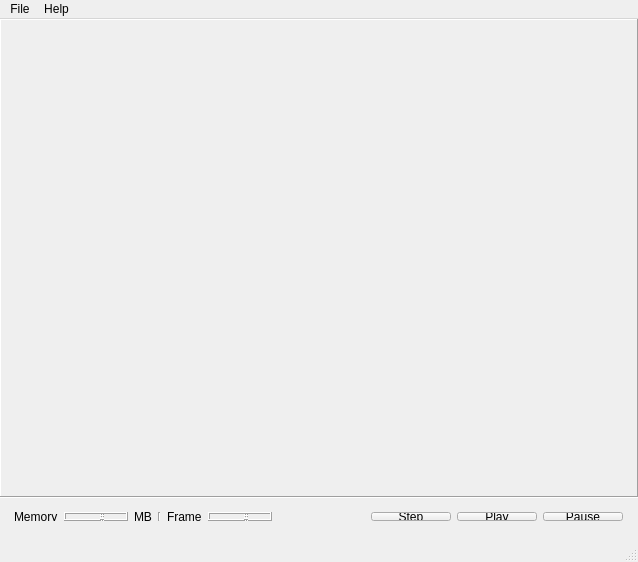
<?xml version="1.0" encoding="UTF-8"?>
<ui version="4.0">
 <class>MainWindow</class>
 <widget class="QMainWindow" name="MainWindow">
  <property name="geometry">
   <rect>
    <x>0</x>
    <y>0</y>
    <width>638</width>
    <height>562</height>
   </rect>
  </property>
  <property name="windowTitle">
   <string>UCLA Vision Lab - MV Descriptor Aggregation</string>
  </property>
  <widget class="QWidget" name="centralWidget">
   <widget class="QLabel" name="labelImage">
    <property name="geometry">
     <rect>
      <x>-1</x>
      <y>-1</y>
      <width>640</width>
      <height>480</height>
     </rect>
    </property>
    <property name="frameShape">
     <enum>QFrame::Box</enum>
    </property>
    <property name="frameShadow">
     <enum>QFrame::Sunken</enum>
    </property>
    <property name="text">
     <string/>
    </property>
    <property name="scaledContents">
     <bool>false</bool>
    </property>
   </widget>
   <widget class="QWidget" name="horizontalLayoutWidget">
    <property name="geometry">
     <rect>
      <x>3</x>
      <y>482</y>
      <width>631</width>
      <height>31</height>
     </rect>
    </property>
    <layout class="QHBoxLayout" name="horizontalLayout">
     <item>
      <widget class="QLabel" name="memLabel">
       <property name="text">
        <string>Memory</string>
       </property>
      </widget>
     </item>
     <item>
      <widget class="QLCDNumber" name="memlcdNumber"/>
     </item>
     <item>
      <widget class="QLabel" name="MBLabel">
       <property name="text">
        <string>MB</string>
       </property>
      </widget>
     </item>
     <item>
      <widget class="Line" name="line">
       <property name="orientation">
        <enum>Qt::Vertical</enum>
       </property>
      </widget>
     </item>
     <item>
      <widget class="QLabel" name="frameLabel">
       <property name="text">
        <string>Frame</string>
       </property>
      </widget>
     </item>
     <item>
      <widget class="QLCDNumber" name="frameLcdNumber"/>
     </item>
     <item>
      <spacer name="horizontalSpacer">
       <property name="orientation">
        <enum>Qt::Horizontal</enum>
       </property>
       <property name="sizeHint" stdset="0">
        <size>
         <width>40</width>
         <height>20</height>
        </size>
       </property>
      </spacer>
     </item>
     <item>
      <widget class="QPushButton" name="stepButton">
       <property name="text">
        <string>Step</string>
       </property>
      </widget>
     </item>
     <item>
      <widget class="QPushButton" name="playButton">
       <property name="text">
        <string>Play</string>
       </property>
      </widget>
     </item>
     <item>
      <widget class="QPushButton" name="pauseButton">
       <property name="text">
        <string>Pause</string>
       </property>
      </widget>
     </item>
    </layout>
   </widget>
  </widget>
  <widget class="QMenuBar" name="menuBar">
   <property name="geometry">
    <rect>
     <x>0</x>
     <y>0</y>
     <width>638</width>
     <height>25</height>
    </rect>
   </property>
   <widget class="QMenu" name="menuFile">
    <property name="title">
     <string>File</string>
    </property>
    <addaction name="actionOpen"/>
    <addaction name="actionClose"/>
    <addaction name="separator"/>
    <addaction name="actionSave_Descriptors"/>
    <addaction name="actionSave_Tracks"/>
    <addaction name="separator"/>
    <addaction name="actionPreferences"/>
    <addaction name="actionExit"/>
   </widget>
   <widget class="QMenu" name="menuHelp">
    <property name="title">
     <string>Help</string>
    </property>
    <addaction name="actionAbout"/>
   </widget>
   <addaction name="menuFile"/>
   <addaction name="menuHelp"/>
  </widget>
  <widget class="QStatusBar" name="statusBar"/>
  <action name="actionOpen">
   <property name="text">
    <string>Open</string>
   </property>
  </action>
  <action name="actionExit">
   <property name="text">
    <string>Exit</string>
   </property>
  </action>
  <action name="actionPreferences">
   <property name="text">
    <string>Preferences...</string>
   </property>
  </action>
  <action name="actionSave_Tracks">
   <property name="text">
    <string>Save Tracks</string>
   </property>
  </action>
  <action name="actionSave_Descriptors">
   <property name="text">
    <string>Save Descriptors</string>
   </property>
  </action>
  <action name="actionClose">
   <property name="text">
    <string>Close</string>
   </property>
  </action>
  <action name="actionAbout">
   <property name="text">
    <string>About</string>
   </property>
  </action>
 </widget>
 <layoutdefault spacing="6" margin="11"/>
 <resources/>
 <connections/>
</ui>
